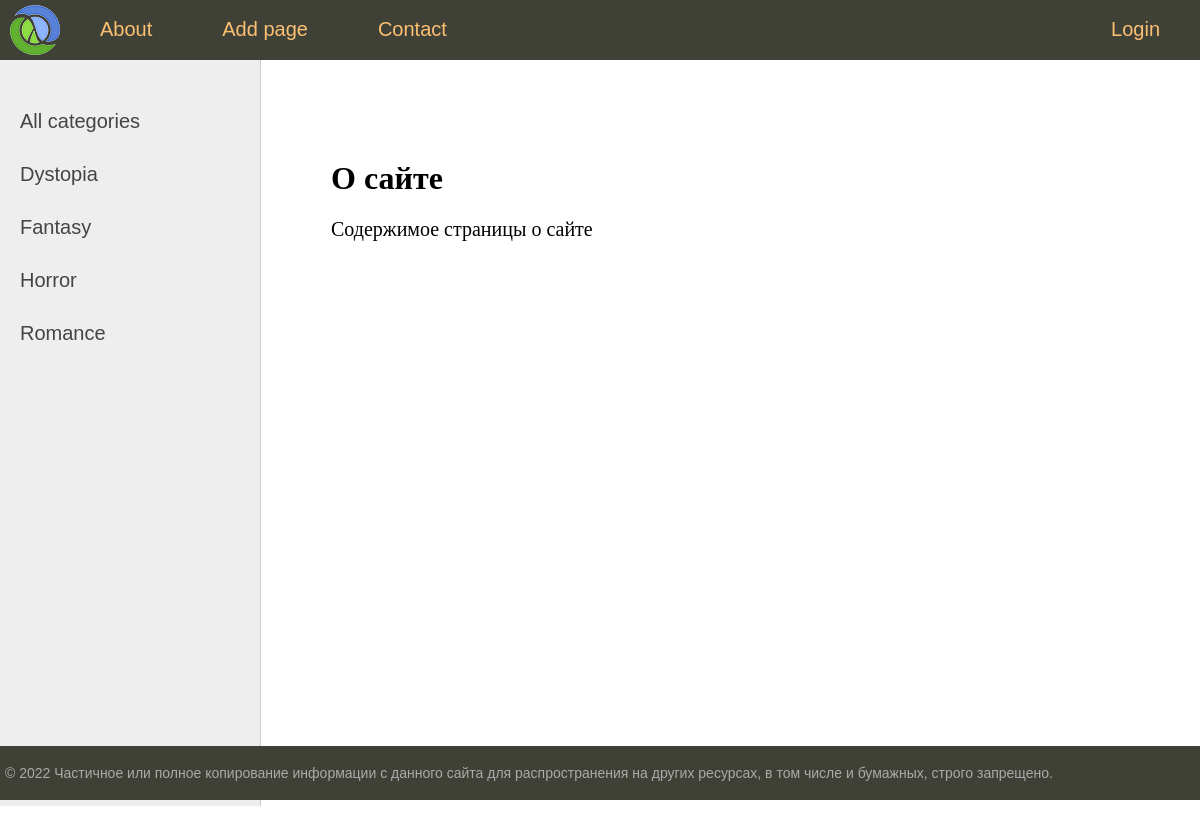
The page /about/ on the database its author committed.
### books/models.py (models this page shows, shortened)
class Category(models.Model):
    name = models.CharField(max_length=100, db_index=True, verbose_name='Category')
    slug = models.SlugField(max_length=255, unique=True, db_index=True, verbose_name='URL')
    def get_absolute_url(self):
        return reverse('category', kwargs={'cat_slug': self.slug})
    class Meta:
        verbose_name = 'Category'
        verbose_name_plural = 'Categories'
        ordering = ['id']

### books/views.py (the view)
# urls.py: path('about/', about, name='about'),                                # http://127.0.0.1:8000/about/
def about(request):
    return render(request, 'books/about.html', {'menu': menu, 'title': 'О сайте'})

### books/templatetags/books_tags.py (called while the page is built)
@register.simple_tag(name='getcats')
def get_categories(filter=None):
    if not filter:
        return Category.objects.all()
    else:
        return Category.objects.filter(pk=filter)

@register.inclusion_tag('books/list_categories.html')
def show_categories(sort=None, cat_selected=0):
    if not sort:
        categories = Category.objects.all()
    else:
        categories = Category.objects.order_by(sort)
    return {'categories': categories, 'cat_selected': cat_selected}

### books/templates/books/about.html
{% extends 'books/base.html' %}
{% block content %}
<h1>{{title}}</h1>
<p>Содержимое страницы о сайте
{% endblock %}

### books/templates/books/list_categories.html
{% for cat in categories %}
    {% if cat.pk == cat_selected %}
        <li class="selected">{{ cat.name }}</li>
    {% else %}
        <li><a href="{{ cat.get_absolute_url }}">{{ cat.name }}</a></li>
    {% endif %}
{% endfor %}

### books/static/books/css/styles.css (style rules this page uses)
html, body { font-family: 'Arial'; margin: 0; padding: 0; height: 100%; width: 100%; color: #444; }
a { color: #0059b2; text-decoration: none; }
.left-chapters ul li { margin: 30px 0 0 0; color: #999; }
.left-chapters ul li a { color: #444; text-decoration: none; }
.content-text h1 { font-size: 32px; }

### rows shown on the page
Category: name "Dystopia"
Category: name "Fantasy"
Category: name "Horror"
Category: name "Romance"

### other values the page prints
{{ m.title }} "About" "Add page" "Contact"
{{ m.title }} "Login"
{{ title }} "О сайте"
